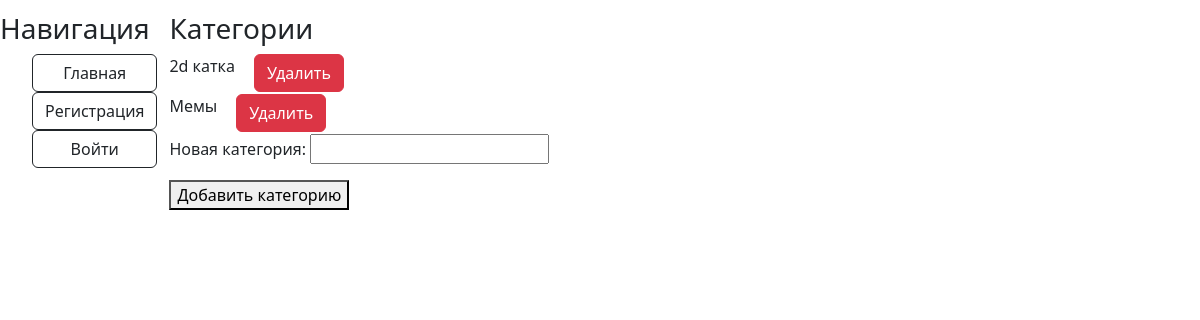
The page /categoty/ on the database as committed earlier.
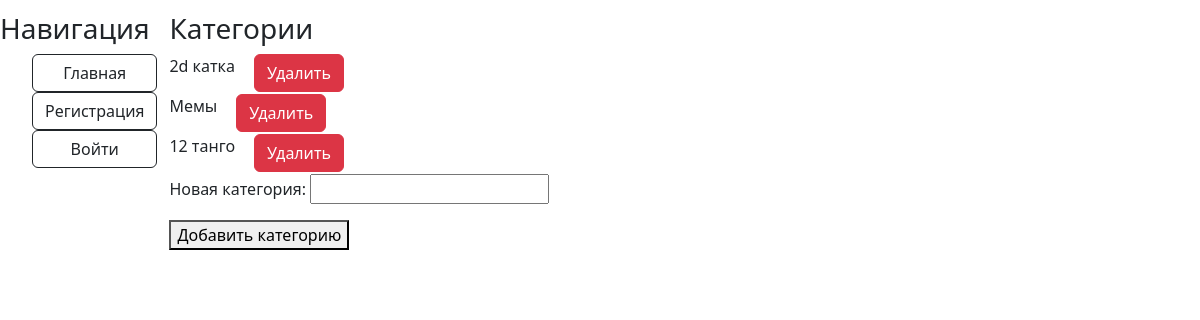
The same page on the database as committed later.
### accounts/models.py (models this page shows, shortened)
class Category(models.Model):
    name = models.CharField(max_length=250, verbose_name='Название', unique=True, blank=False)

### accounts/views.py (the view)
# urls.py: path('categoty/', category_view, name="category"),
def category_view(request):
    cat_list = Category.objects.all()
    if request.method == 'POST':
        form = CategoryList(request.POST)
        if form.is_valid():
            Category.objects.create(**form.cleaned_data)
    else:
        form = CategoryList()
    return render(request, 'cat_list.html', context={'form': form, 'cat_list': cat_list})

### accounts/forms.py
class CategoryList(forms.ModelForm):
    name = forms.CharField(max_length=250, label='Новая категория',  required=True)
    class Meta:
        model = Category
        fields = ['name']

### accounts/templates/cat_list.html (shortened to what this page needs)
{% extends 'index.html' %}
{% load bootstrap4 %}
{% block content %}
<h3>Категории</h3>
    {% for i in cat_list %}
        <div style="display: flex;">
            <p style="margin-right: 5%;">{{ i.name }}</p>
            <form action="{% url 'delete_category' i.id %}" method="POST" >
            <button type="submit" class="btn btn-danger">Удалить</button>
        </form>
        </div>
    {% endfor %}
    <form action="" method="post">
        {{ form.as_p }}
        <button type="submit">Добавить категорию</button>
    </form>
{% endblock %}

Rows that differ between the two databases and show on the page:
added Category: name "12 танго"
